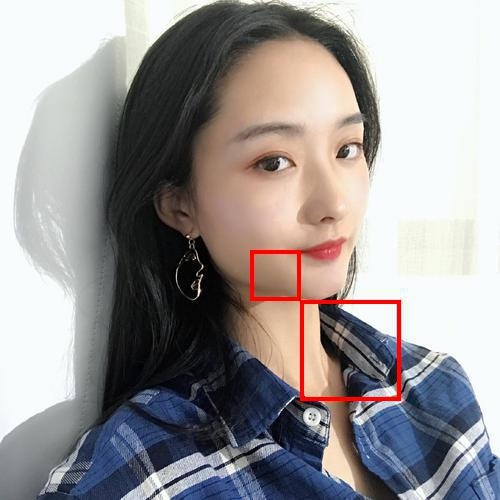
#> input picture image/draw_line_tmp.jpg, 500 x 500 px, given in place of test_img.jpg, which was not available
$ python draw_line_func.py
#> lines starting #> are read from the running program, lines starting #| are printed output that depends on the picture
#!/usr/bin/env python
# -*- coding:utf-8 _*-
__author__ = 'LJjia'
# *******************************************************************
#     Filename @    draw_line_func.py
#       Author @    Jia LiangJun
#  Create date @    2020/5/13 22:24
#        Email @    LJjiahf@163.com
#  Description @    画线功能
# ********************************************************************


from PIL import Image, ImageDraw
import shutil
import os
from enum import Enum,unique


@unique
class IMG_TYPE(Enum):
    jpg=0,
    jpeg=1,
    png=2,
    bmp=3,


# 文件路径先写死
# 设置本地保存的文件格式
output_img_dir = './image/draw_line_tmp'
image_type = IMG_TYPE.jpg.name
output_img_path = output_img_dir + '.' + image_type

if (image_type == IMG_TYPE.jpg.name):
    img_save_mode = 'JPEG'
elif (image_type == IMG_TYPE.png.name):
    img_save_mode = 'PNG'


# bmp 形式不考虑
# [41 lines left out: functions parse_file_suffix, convert_file_type_to_jpeg, not called in this run]

def get_pic_param(file_path):
    img = Image.open(file_path)
    return img.size

# [37 lines left out: functions float_to_pixel, draw_point, not called in this run]


def float_to_pixel_list(img_width, img_heigth, point_list):
    '''
    归一化坐标转像素坐标,输入输出都是list类型,自动判断
    :param img_width:
    :param img_heigth:
    :param point_list:
    :return:
    '''
    if not point_list:
        if (point_list[0][0] > 1 and point_list[0][1] > 1):
            print("not float type")
            return point_list
    result_list = []
    for point in point_list:
        if (len(point) == 2):
            result_list.append((int(point[0] * img_width), int(point[1] * img_heigth)))
        elif (len(point) == 4):
            # 如果是[(x,y,w,h)]这种类型
            result_list.append(
                (int(point[0] * img_width), int(point[1] * img_heigth), int(point[2] * img_width), int(point[3] * img_heigth)))
    return result_list


# [40 lines left out: functions draw_line, draw_polygon, not called in this run]


def draw_rectangle(image_path, pos_list, color, pixel_size):
    '''
    画矩形
    :param image_path:
    :param pos_list:矩形左上角定点坐标和 宽高 wh 传入参数如[(0.1,0.1,0.3,0.4),(0.2,0.2,0.5,0.4)]
    :param color:
    :param pixel_size:矩形线宽
    :return:
    '''
#> called with image_path = './test/test_img.jpg', color = 'red', pixel_size = 4
    img = Image.open(image_path)
#> img is the input picture: PIL image 500x500 RGB; mean R, G, B 154.1, 149.8, 149.9
    draw = ImageDraw.Draw(img)
    w, h = img.size
#> w = 500; h = 500
    # 如果xy坐标为归一化坐标
    if (pos_list[0][0] <= 1 and pos_list[0][1] <= 1):
        pos_list = float_to_pixel_list(w, h, pos_list)
#> pos_list = [(50, 50, 50, 50), (150, 150, 50, 250)]
    print('draw rect xywh',pos_list)
#| draw rect xywh [(50, 50, 50, 50), (150, 150, 50, 250)]
    for rect in pos_list:
        # 原来的类型是(x,y,w,h)需要转化一下  变成(x1,y1,x2,y2)
        rect_wh=(rect[0],rect[1],rect[0]+rect[2],rect[1]+rect[3])
        draw.rectangle(rect_wh, fill=None, outline=color, width=pixel_size)
    img.save(output_img_path, img_save_mode)
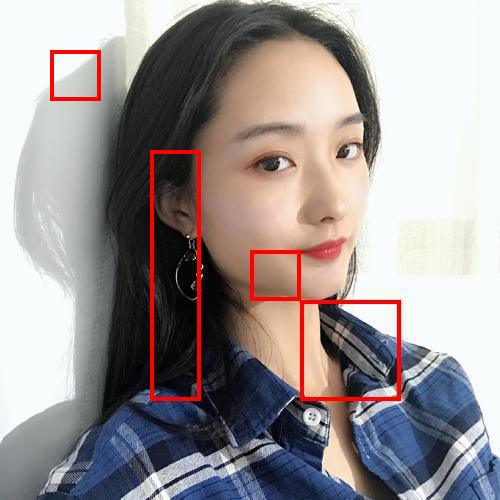
#> saved as draw_line_tmp.jpg: PIL image 500x500 RGB; mean R, G, B 156.3, 148.8, 148.8


def test_demo():
    image_path = './test/test_img.jpg'
    pos_list = [(0.1, 0.1), (0.5, 0.1), (0.5, 0.5), (0.1, 0.5)]
    retangle_list = [(0.1, 0.1, 0.1, 0.1), (0.3, 0.3, 0.1, 0.5)]
    color = 'red'
    pixel_size = 4
    # [6 lines of commented-out code are left out]

    draw_rectangle(image_path, retangle_list, color, pixel_size)
    img_rectangle = Image.open(output_img_path)
    img_rectangle.show()


if __name__ == '__main__':
    test_demo()

$ run again, on assets/image-20220117215232463.png
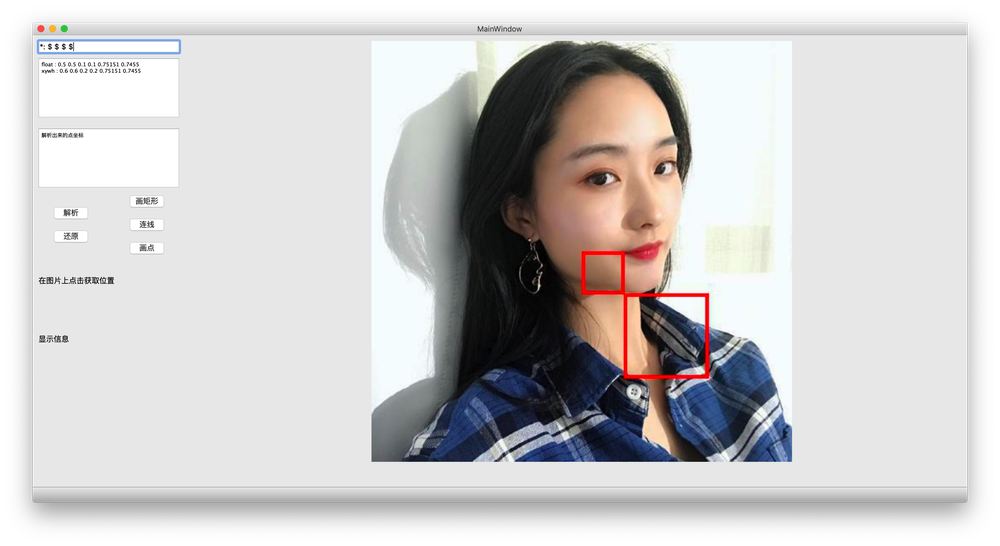
#> input picture assets/image-20220117215232463.png, 1000 x 546 px, shrunk from 3424 x 1868 before the run, given in place of test_img.jpg, which was not available
#> in draw_rectangle, img is the input picture: PIL image 1000x546 RGBA; mean R, G, B, A 161.6, 159.8, 159.6, 212.8
#| draw rect xywh [(100, 54, 100, 54), (300, 163, 100, 273)]
#> in draw_rectangle, `img.save(output_img_path, img_save_mode)`:
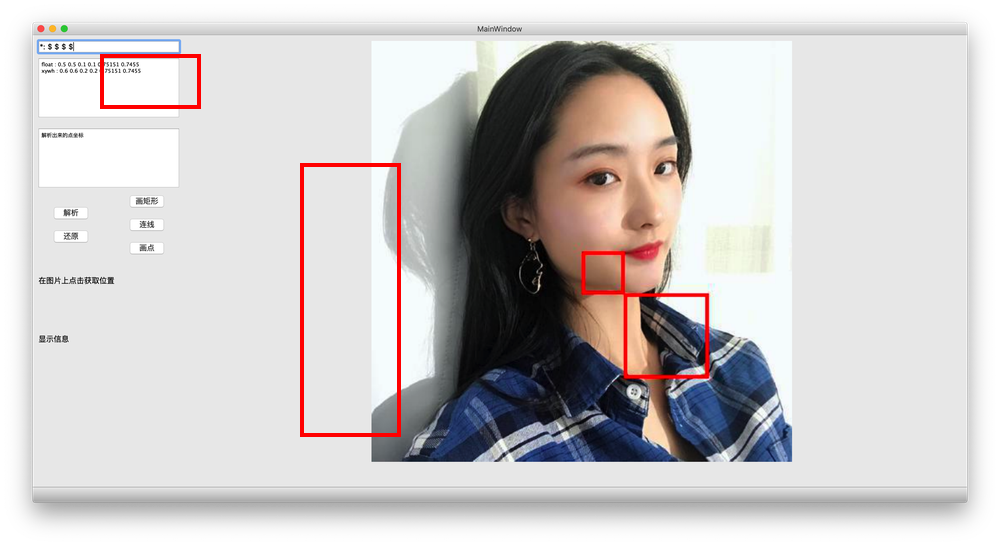
#> saved as draw_line_tmp.jpg: PIL image 1000x546 RGBA; mean R, G, B, A 161.9, 158.1, 157.9, 212.8; transparent parts drawn white
#> in test_demo, `img_rectangle = Image.open(output_img_path)`:
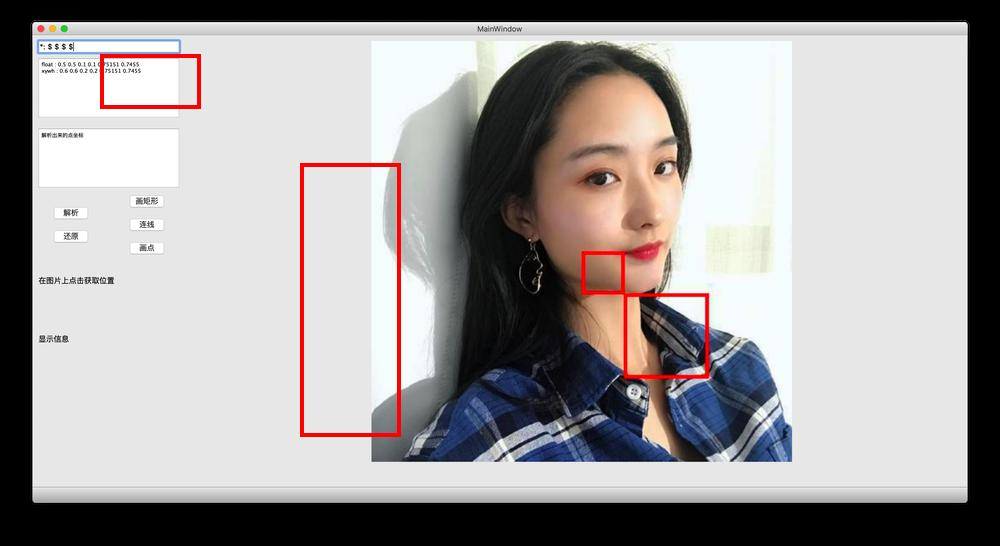
#> img_rectangle: PIL image 1000x546 RGB; mean R, G, B 161.7, 158.1, 158
